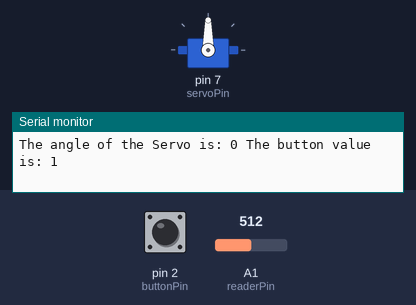
Simulated run of this sketch. Board: Arduino Uno, built with avr-gcc and run on an emulated ATmega328P. Parts: servo, the last lines printed to the serial monitor. The inputs (shaded band) are chosen by the test bench; at power-on: pin 2 (buttonPin) HIGH, A1 (readerPin) = 512.

Above: at 1.2 s.
1.3 s: pin 2 (buttonPin) pulled LOW for 0.15 s
At 1.8 s:
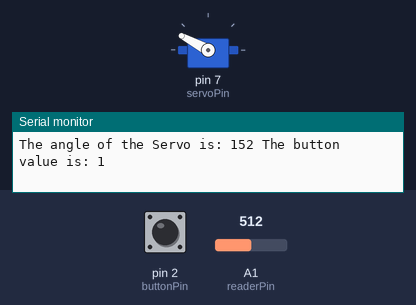
Timing chart, 0 to 4.3 s (numbered marks = the images above; inputs shaded):
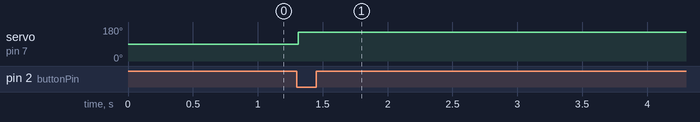

Measured:
- after the input at 1.3 s, servo on pin 7 (servoPin): 90° → 152° at once

The sketch:

Servos.ino
```cpp
#include <Servo.h>

int readerPin = A1;
int readings;

int buttonPin = 2;
int new_button_state;
String condition;
int previous_button_state = 1;
int servo_state = 0;

int servoPin = 7;
int angle;

Servo myServo;

int dt = 1000;


void setup() {
  // put your setup code here, to run once:
  Serial.begin(9600);

  pinMode(readerPin,INPUT);

  myServo.attach(servoPin);

  pinMode(buttonPin,INPUT);
  digitalWrite(buttonPin,HIGH);

}

void loop() {
  // put your main code here, to run repeatedly:

  readings = analogRead(readerPin);
  new_button_state = digitalRead(buttonPin);

  if(previous_button_state = 1 && new_button_state == 0){
    condition  = ("True");
  }


  if(condition == "True" && servo_state == 0){
      readings = analogRead(readerPin);
      angle = (18.0 / 57.0) * ( readings - 30);
      myServo.write(angle);
      new_button_state = digitalRead(buttonPin);

      if(new_button_state == 0){
        condition = " False";
      }
  }

  // Serial.println(previous_button_state);
  //previous_button_state = new_button_state;

  if(condition=="False"){
    myServo.write(angle);
    angle = 0;
    new_button_state = digitalRead(buttonPin);
    servo_state = 0;
  }

  Serial.print("The angle of the Servo is: ");
  Serial.print(angle);

  Serial.print(" The button value is: ");
  Serial.println(new_button_state);

  //delay(dt);

  if (angle <= 0){
    angle = 0;
  }
  if (angle >= 180){
    angle = 180;
  }


}
```
